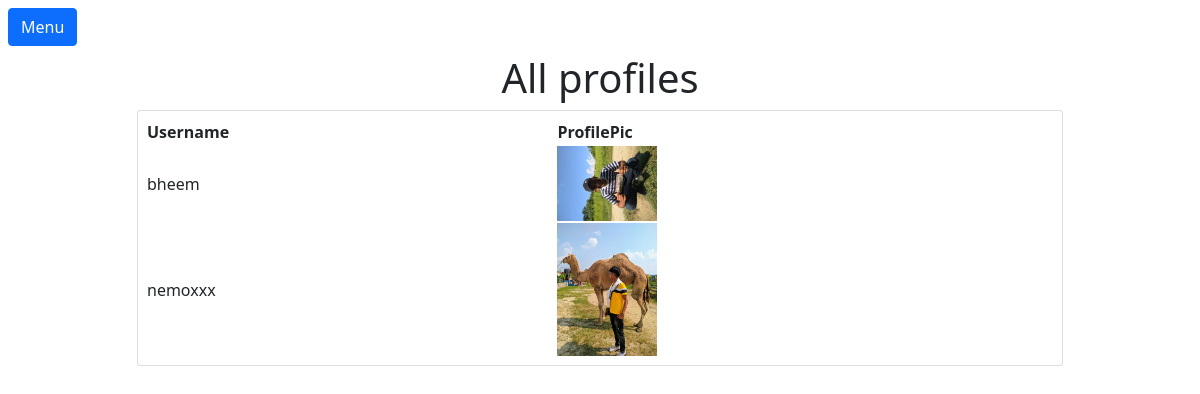
/administration/admins/getprofile (signed in), run on an earlier commit of the app's database.
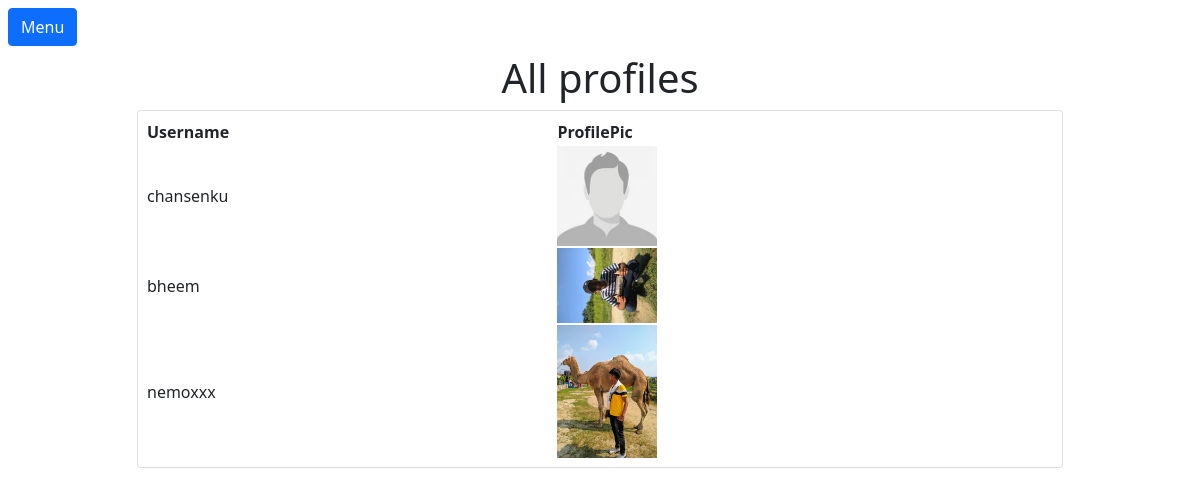
And on a later commit of the database.
### userlogin/models.py (models this page shows)
class Profile(models.Model):
    user = models.OneToOneField(User, on_delete=models.CASCADE,related_name='profile')
    firstname = models.CharField(max_length=50)
    lastname = models.CharField(max_length=50)
    username = models.CharField(max_length=50)
    email = models.EmailField()
    phone = models.CharField(max_length=10)
    image = models.ImageField(upload_to='static/profiles_pic', default='static/images/sample_user.jpg')
    created_date = models.DateTimeField(auto_now_add=True)

### userlogin/auth.py (the view)
    def wrapper_function(request, *args, **kwargs):
        if request.user.is_staff:
            return view_function(request, *args, **kwargs)
        else:
            return redirect('/')

### administration/views.py (called while the page is built)
@login_required
@admin_only
def get_profile(request):
    profile = Profile.objects.filter().order_by('-id')
    context = {
        'profiles': profile
    }
    return render(request, 'administration/profile.html', context)

### userlogin/auth.py (called while the page is built)
def admin_only(view_function):
    def wrapper_function(request, *args, **kwargs):
        if request.user.is_staff:
            return view_function(request, *args, **kwargs)
        else:
            return redirect('/')
    return wrapper_function

### administration/templates/administration/profile.html (shortened to what this page needs)
{% extends 'layout-admin.html' %}
{% block main_content %}
<div class="container">
    <div class="row">
        <div class="col-md-10 offset-md-1">
            <h1 class="text-center">All profiles</h1>
            <div class="card p-2">
                <table class="table-striped">
                    <tr>
                        <th>Username</th>
                        <th>ProfilePic</th>
                    </tr>
                    {% for i in profiles %}
                    <tr>
                        <td> {{ i.user }}</td>
                        <td> <img src="{{ i.image.url }}" width="100" alt="none"></td>
                    </tr>
                    {% endfor %}
                </table>
            </div>
        </div>
    </div>
</div>
{% endblock main_content %}

What changed in the data, as far as the page shows it:
added Profile: user "chansenku", image (picture)
